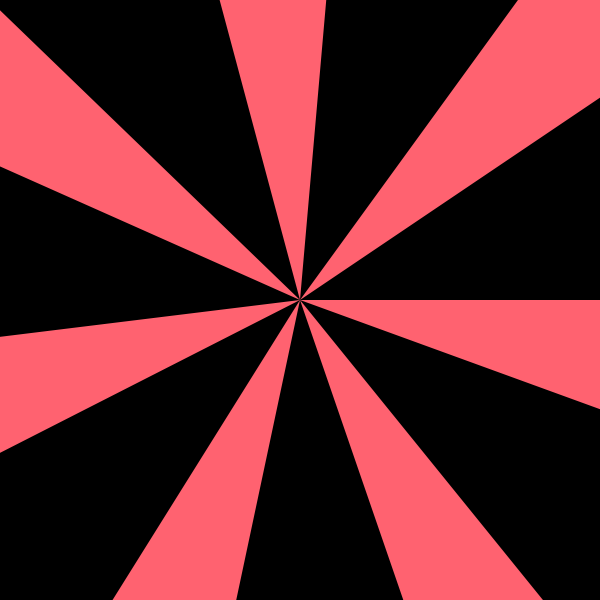
Frame 1 (no input)
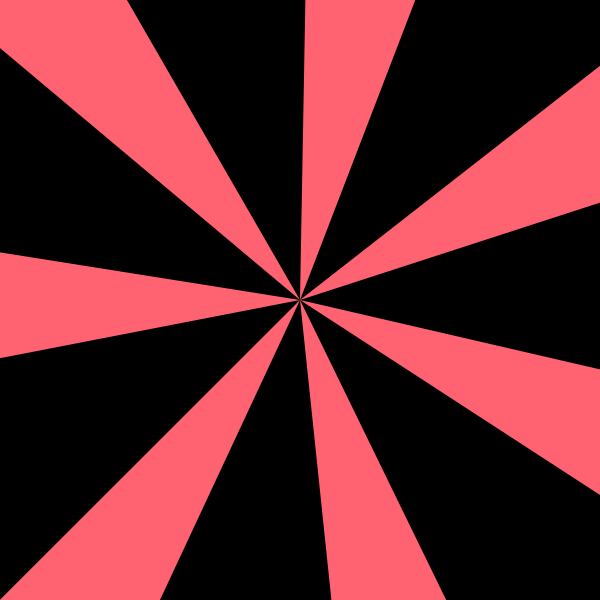
Frame 60 (the mouse pressed at the canvas centre just before this capture)
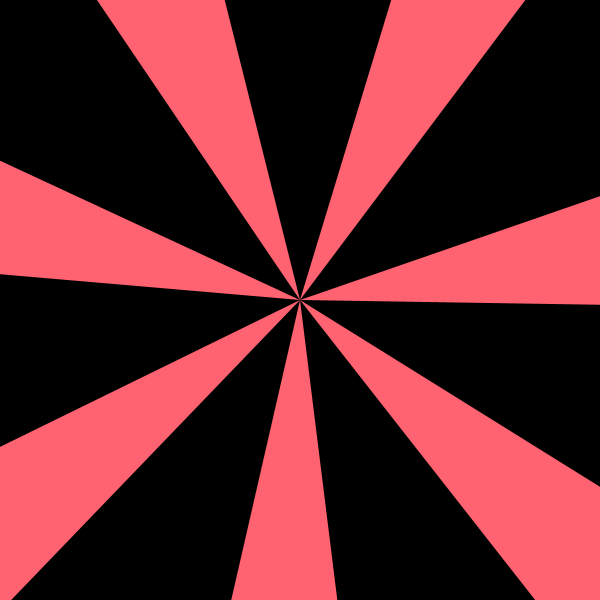
Frame 120 (the mouse held since frame 60 and released just before this capture)

The Processing sketch that drew these frames (run headless with seeded random() and noise(); from frame 60 on, the mouse is pressed at the canvas centre):

// Processing sketch: processing_83544
// ── processing_83544.pde

int x, y;
float r = 550; // radius
 
float angle, angle2, theta;
float speed = 0.05; // amout to increase each redraw (in radians)
int rayNum = 6; // number of rays
int rayAngle = 20; // angle of each ray
 
void setup() {
    size(600, 600);
    smooth();
    noStroke();
     
    background(240);
 
    x = height/2;
    y = height/2;
     
    fill(255, 98, 112);
}
 
void draw() {
    background(0);
    //ellipse(x, y, 120, 120);
     
    for(int i = 0; i <= rayNum; i++) {
        angle = i * radians(360/(rayNum+1)) + theta;
        angle2 = angle + radians(rayAngle);
 
        float x2 = x + r * cos(angle);
        float y2 = y + r * sin(angle);
         
        float x3 = x + r * cos(angle2);
        float y3 = x + r * sin(angle2);
         
        triangle(x, y, x2, y2, x3, y3);
    }
 
    theta += speed;
}
